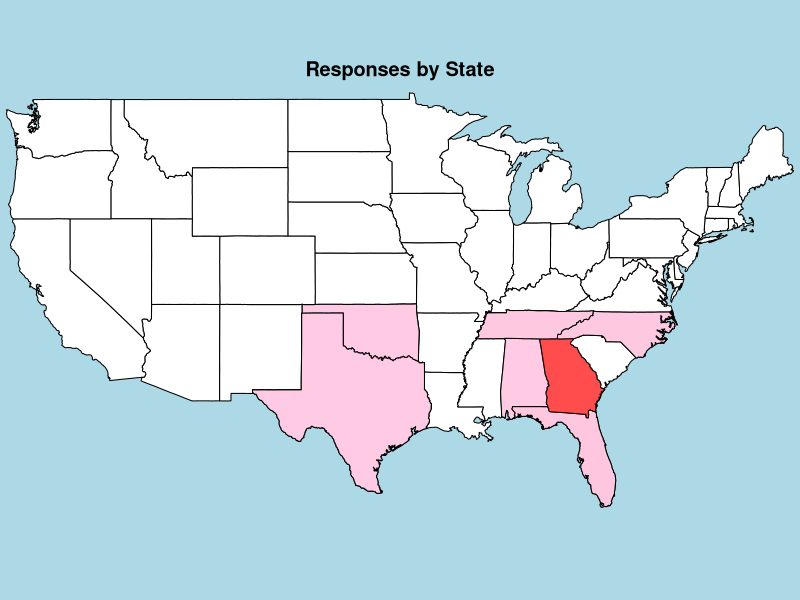
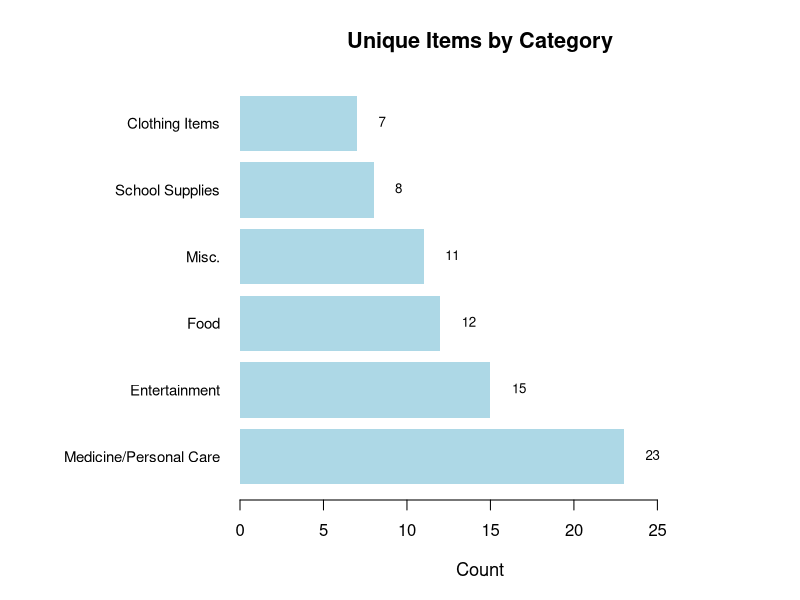

These charts were generated, in order, by the following R code:
## ---- chunk 1
bag.data <- read.csv("WhatsinYourBag_Public.csv")
head(bag.data)
## ---- chunk 2
#install.packages("maps")
library(maps)

bag <- read.csv("WhatsinYourBag_Public.csv")

# count responses by state abbreviation
state_counts <- table(bag$Region)
state_counts <- state_counts[names(state_counts) %in% state.abb]

# convert abbreviations to full lowercase state names
state_names <- tolower(state.name[match(names(state_counts), state.abb)])

# draw base map
map("state", fill = TRUE, col = "white", bg = "lightblue", mar = c(0,0,2,0))
title("Responses by State")

# shade states pink: darker pink = more responses
for(i in seq_along(state_names)) {
  intensity <- as.numeric(state_counts[i]) / max(state_counts)
  shade <- rgb(1, 0.8 - 0.5*intensity, 0.9 - 0.6*intensity)
  
  map("state",
      regions = state_names[i],
      fill = TRUE,
      add = TRUE,
      col = shade,
      border = "black")
}
state_counts
## ---- chunk 3
bag <- read.csv("WhatsinYourBag_Public.csv", stringsAsFactors = FALSE)


# Category labels were derived from the original open-ended responses before public release.
# Only anonymized categories are shared to protect survey respondents.
bag$UniqueItem_clean <- bag$UniqueItemCategory

final_counts <- as.data.frame(sort(table(bag$UniqueItem_clean), decreasing = TRUE))
names(final_counts) <- c("Category", "Count")

#
par(mar = c(5, 12, 4, 4))  # a little more room

x_max <- max(final_counts$Count) * 1.25  # add space on the right

bp <- barplot(final_counts$Count,
              names.arg = final_counts$Category,
              horiz = TRUE,
              las = 1,
              col = "lightblue",
              border = NA,
              main = "Unique Items by Category",
              xlab = "Count",
              cex.names = 0.9,
              cex.main = 1.3,
              cex.lab = 1.1,
              xlim = c(0, x_max))

text(x = final_counts$Count + max(final_counts$Count)*0.03,
     y = bp,
     labels = final_counts$Count,
     cex = 0.8,
     pos = 4)
